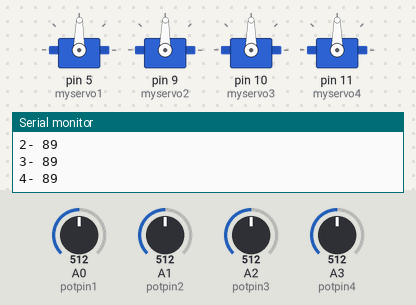
This sketch was run on a simulated Arduino Uno, built with avr-gcc and run on an emulated ATmega328P. Parts: 4 × servo, the last lines printed to the serial monitor. Inputs (shaded band) come from the test bench; at power-on: A0 (potpin1) = 512, A1 (potpin2) = 512, A2 (potpin3) = 512, A3 (potpin4) = 512.

Above: at 1.2 s.
1.3 s: A0 (potpin1) set to 716
At 2.3 s:
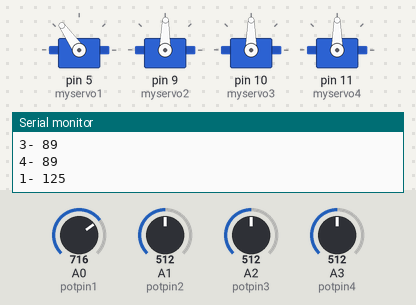
2.8 s: A1 (potpin2) set to 716
At 4.0 s:
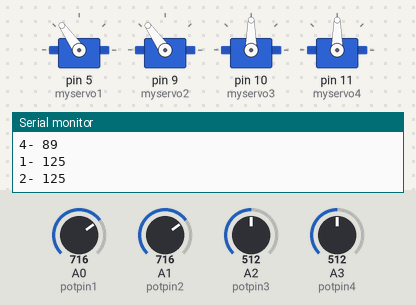
4.3 s: A2 (potpin3) set to 992
At 5.4 s:
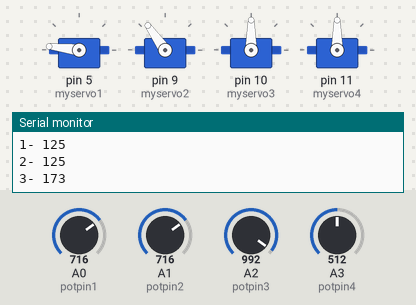
5.8 s: A1 (potpin2) set to 992
At 7.0 s:
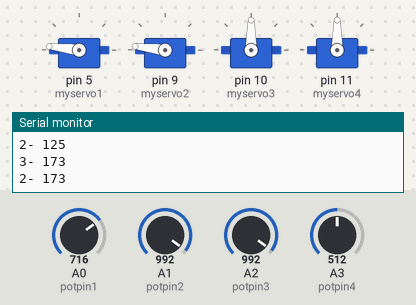
7.3 s: A3 (potpin4) set to 533
At 7.9 s:
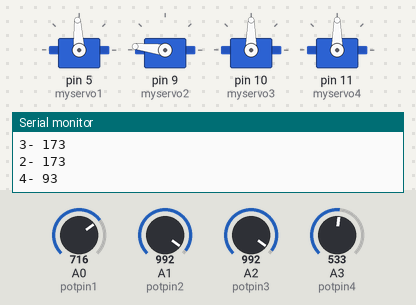
8.8 s: A3 (potpin4) set to 716
At 9.1 s:
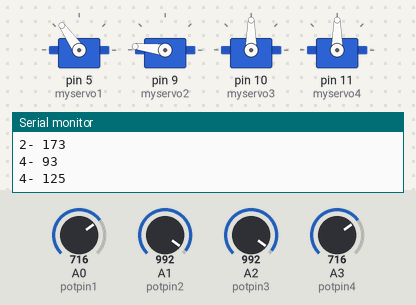
Timing chart, 0 to 11.3 s (numbered marks = the images above; inputs shaded):
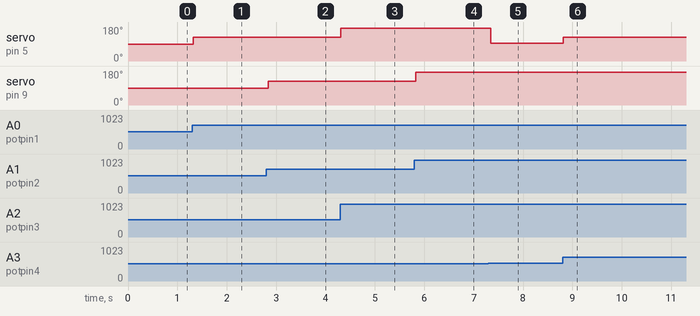

The sketch:

mearm.ino
```cpp
//zoomkat dual pot/servo test 12-29-12
//view output using the serial monitor

#include <Servo.h>
Servo myservo1;
Servo myservo2;
Servo myservo3;
Servo myservo4;

int potpin1 = 0;  //my pot pin
int potpin2 = 1;
int potpin3 = 2;
int potpin4 = 3;

int newval1, oldval1;
int newval2, oldval2;
int newval3, oldval3;
int newval4, oldval4;

void setup()
{
  Serial.begin(9600);
  myservo1.attach(5);
  myservo2.attach(9);
  myservo3.attach(10);
  myservo4.attach(11);
  Serial.println("testing dual pot servo");
}

void loop()
{
  newval1 = analogRead(potpin1);
  newval1 = map(newval1, 0, 1023, 0, 179);
  if (newval1 < (oldval1-2) || newval1 > (oldval1+2)){
    myservo1.write(newval1);
    Serial.print("1- ");
    Serial.println(newval1);
    oldval1=newval1;
  }

  newval2 = analogRead(potpin2);
  newval2 = map(newval2, 0, 1023, 0, 179);
  if (newval2 < (oldval2-2) || newval2 > (oldval2+2)){
    myservo2.write(newval2);
    Serial.print("2- ");
    Serial.println(newval2);
    oldval2=newval2;
  }
  delay(50);
  {
  }

  newval3 = analogRead(potpin3);
  newval3 = map(newval3, 0, 1023, 0, 179);
  if (newval1 < (oldval1-2) || newval3 > (oldval3+2)){
    myservo1.write(newval3);
    Serial.print("3- ");
    Serial.println(newval3);
    oldval3=newval3;
  }
  {
  }
  newval4 = analogRead(potpin4);
  newval4 = map(newval4, 0, 1023, 0, 179);
  if (newval1 < (oldval1-2) || newval4 > (oldval4+2)){
    myservo1.write(newval4);
    Serial.print("4- ");
    Serial.println(newval4);
    oldval4=newval4;

  }
  }
```

Measured:
- the behaviour switches between 525 and 526 on A3 (potpin4) (found by bisection; images 4 and 5)
- after the input at 1.3 s, servo on pin 5 (myservo1): 89° → 125° at once
- after the input at 2.8 s, servo on pin 9 (myservo2): 89° → 125° at once
- after the input at 4.3 s, servo on pin 5 (myservo1): 125° → 173° at once
- after the input at 5.8 s, servo on pin 9 (myservo2): 125° → 173° at once
- after the input at 7.3 s, servo on pin 5 (myservo1): 173° → 93° after 0.05 s
- after the input at 8.8 s, servo on pin 5 (myservo1): 93° → 125° at once
